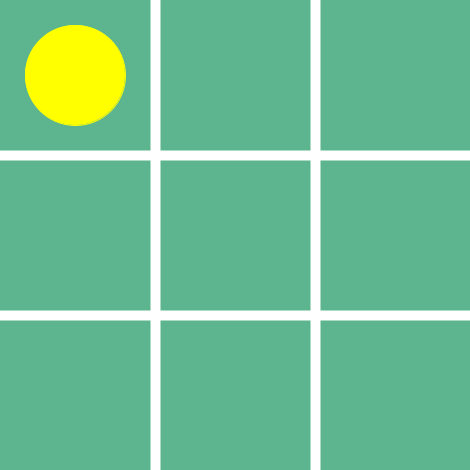
Frame 1 (no input)
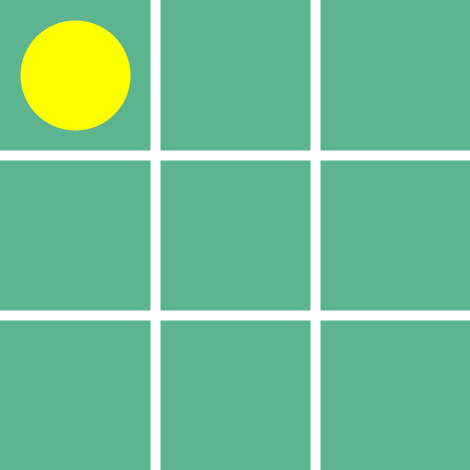
Frame 60 (the mouse pressed at the canvas centre just before this capture)
Frame 120 (the mouse held since frame 60 and released just before this capture): identical to frame 60, image omitted

The Processing sketch that drew these frames (run headless with seeded random() and noise(); from frame 60 on, the mouse is pressed at the canvas centre):

// Processing sketch: tttpvp
// ── tttpvp.pde
int tab[][] = new int[3][3];
boolean player = true;
int keyX, keyY, winner = 3;
Position best;

int miniMax(int[][] board, int depth, boolean nextPlayer){
  int current, maxHass;
  current = whoWon(board);
  if(current != 3) return current;
  
  if(nextPlayer){
    maxHass = -1000;
    for(int i=0;i<3;i++){
      for(int j=0;j<3;j++){
        if(board[i][j] == 0){
          board[i][j] = 1;
          current = miniMax(board, depth+1, false);
          board[i][j] = 0;
          maxHass = max(maxHass,current);
        }
      }
    }
    return maxHass;
  }
  else{
    maxHass = 1000;
    for(int i=0;i<3;i++){
      for(int j=0;j<3;j++){
        if(board[i][j] == 0){
          board[i][j] = 2;
          current = miniMax(board, depth+1, true);
          board[i][j] = 0;
          maxHass = min(maxHass,current);
        }
      }
    }
    return maxHass;
  }
}

Position bestMove(boolean currentPlayer){
  int score, bestScore = -1000;
  if(!currentPlayer) bestScore = -bestScore;
  Position move = new Position();
  for(int i=0;i<3;i++){
    for(int j=0;j<3;j++){
      if(tab[i][j] == 0){
        if(currentPlayer) tab[i][j] = 1;
        else tab[i][j] = 2;
        score = miniMax(tab, 0, !currentPlayer);
        tab[i][j] = 0;
        if(currentPlayer){
          if(score>bestScore){
            bestScore = score;
            move = new Position(i,j);
          }
        }
        else{
          if(score<bestScore){
            bestScore = score;
            move = new Position(i,j);
          }
        }
      }
    }
  }
  return move;
}

int whoWon(int[][] board){
  boolean draw = true;
  int score = 3;
  for(int i=0;i<3;i++){
    for(int j=0;j<3;j++){
      if(board[i][j] == 0) draw = false;
    }
  }
  
  if(draw) score = 0;
  
  for(int i=0; i<3; i++){
    if(board[i][0] == board[i][1] && board[i][1] == board[i][2] && (board[i][2] == 1 || board[i][2] == 2)) score = board[i][0];
  }
  for(int i=0; i<3; i++){
    if(board[0][i] == board[1][i] && board[1][i] == board[2][i] && (board[2][i] == 1 || board[2][i] == 2)) score = board[0][i];
  }
  if(((board[0][0] == board[1][1] && board[1][1] == board[2][2]) || (board[0][2] == board[1][1] && board[1][1] == board[2][0])) && (board[1][1] == 1 || board[1][1] == 2)) score = board[1][1];
  
  if(score == 2) score = -1;
  return score;
}

void mouseClicked(){
  if(tab[mouseX/160][mouseY/160]==0 && winner==3){
    //print("player ",player," played in ",mouseX/160," ",mouseY/160,"\n");
    
    if(player) tab[mouseX/160][mouseY/160] = 1;
    else tab[mouseX/160][mouseY/160] = 2;
    
    winner = whoWon(tab);
    player = !player;
    if(winner == 3) best = bestMove(player);
  }
}

void setup(){
  size(470, 470);
  
  for(int i=0;i<3;i++){
    for(int j=0;j<3;j++){
      tab[i][j] = 0;
    }
  }
  
  //miniMax(tab, 0, player);
  best = bestMove(true);
}

void draw(){
  background(92, 181, 143);
  if(winner == 3){
    //miniMax(tab, 0, player);
    //best = bestMove();
    fill(255, 255, 0);
    stroke(255, 255, 0);
    ellipse(75+160*best.x, 75+160*best.y, 100, 100);
    
    stroke(255);
    strokeWeight(10);
    line(155, 0, 155, 470); 
    line(315, 0, 315, 470);
    line(0, 155, 470, 155); 
    line(0, 315, 470, 315);
    for(int i=0; i<3; i++){
      for(int j=0; j<3; j++){
        if(tab[i][j]==1){
          fill(255);
          stroke(255);
          ellipse(75+160*i, 75+160*j, 100, 100);
        }
        else if(tab[i][j]==2){
          fill(0);
          stroke(0);
          ellipse(75+160*i, 75+160*j, 100, 100);
        }
      }
    }
    delay(100);
  }
  else{
    textSize(48);
    if(winner == 1){
      fill(255);
      text("PLAYER 1 WON", 50, 235);
    }
    else if(winner == -1){
      fill(0);
      text("PLAYER 2 WON", 50, 235);
    }
    else{
      fill(255, 255, 0);
      text("DRAW", 150, 235);
    }
  }
      
}

// ── Position.pde
class Position{
  int x,y;
  Position(int x, int y){
    this.x = x;
    this.y = y;
  }
  Position(){}
}
